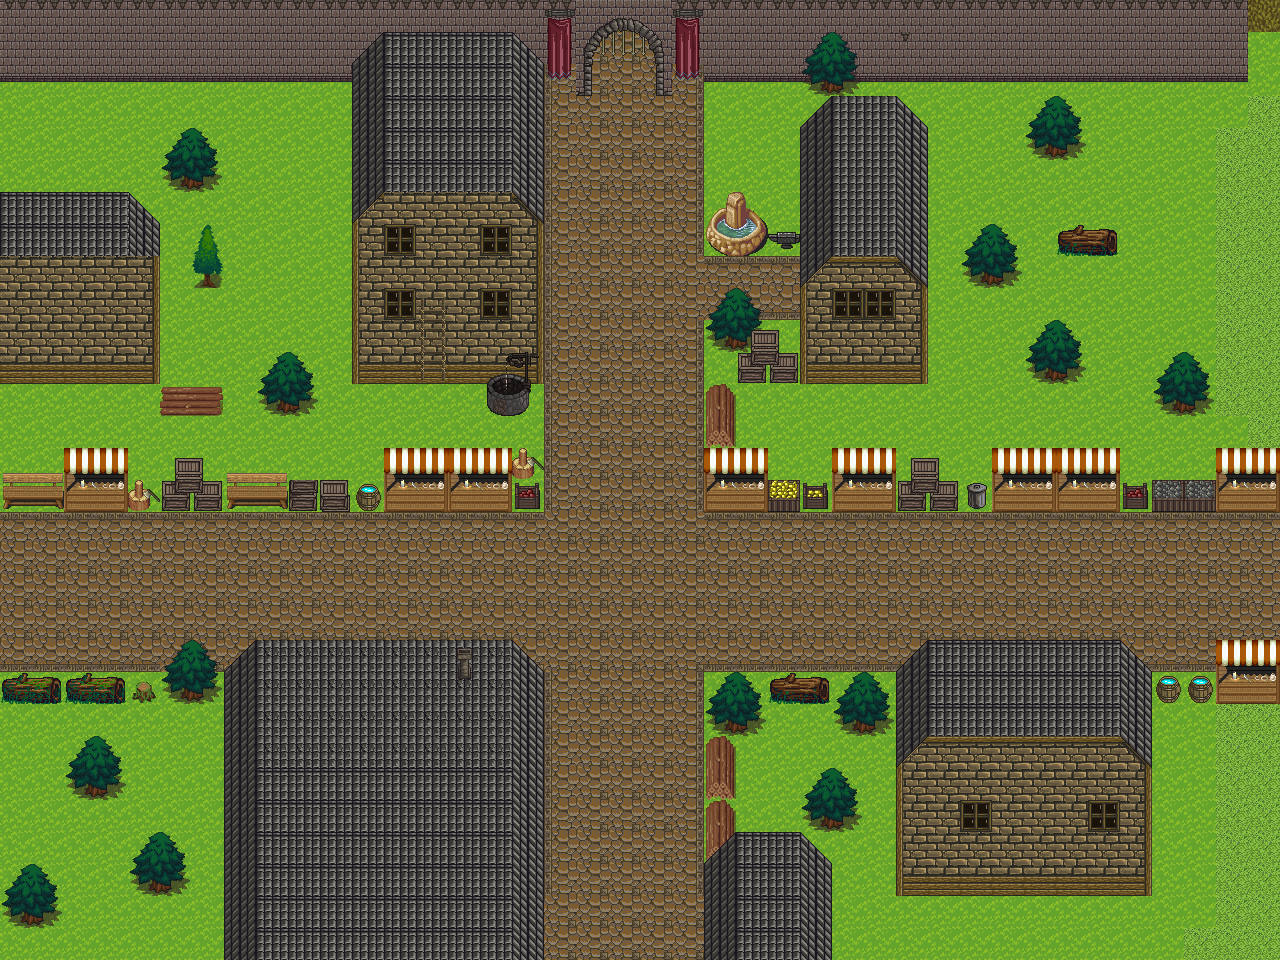

Below is a game level as drawn by its tile map, then a one-line description and the .tmx that defines it (tile-layer data replaced by summaries):
An orthogonal 40x30 tile map with 32x32 px tiles, 3 tile layers (Tile Layer 1, Tile Layer 2, Tile Layer 3), 4 tilesets and 23 objects (2x dummy, 2x position, teleport).

<map version="1.0" orientation="orthogonal" renderorder="right-down" width="40" height="30" tilewidth="32" tileheight="32" nextobjectid="35">
 <properties>
  <property name="battle" value="false" />
  <property name="music" value="Town2.ogg" />
 </properties>
 <tileset firstgid="1" name="Castle" tilewidth="32" tileheight="32" tilecount="256">
  <image source="Castle.png" trans="ff00ff" width="512" height="512" />
 </tileset>
 <tileset firstgid="257" name="terrain" tilewidth="32" tileheight="32" tilecount="1024">
  <image source="terrain.png" trans="ff00ff" width="1024" height="1024" />
 </tileset>
 <tileset firstgid="1281" name="hyptosis_tile-art-batch-1" tilewidth="32" tileheight="32" tilecount="900">
  <image source="hyptosis_tile-art-batch-1.png" trans="ff00ff" width="960" height="960" />
 </tileset>
 <tileset firstgid="2181" name="forest_tiles" tilewidth="32" tileheight="32" tilecount="256">
  <image source="forest_tiles.png" trans="ff00ff" width="512" height="512" />
 </tileset>
 <layer name="Tile Layer 1" width="40" height="30">
  <data>[1200 cells, 1200 non-empty, 19 distinct tile ids]</data>
 </layer>
 <layer name="Tile Layer 2" width="40" height="30">
  <data>[1200 cells, 457 non-empty, 77 distinct tile ids]</data>
 </layer>
 <layer name="Tile Layer 3" width="40" height="30">
  <data>[1200 cells, 233 non-empty, 51 distinct tile ids]</data>
 </layer>
 <objectgroup name="Objects">
  <object id="4" x="0" y="0" width="544" height="512" />
  <object id="5" x="800" y="0" width="480" height="512" />
  <object id="6" x="704" y="192" width="96" height="64" />
  <object id="7" x="704" y="320" width="96" height="192" />
  <object id="8" x="0" y="672" width="544" height="288" />
  <object id="9" x="704" y="672" width="576" height="288" />
  <object id="11" x="544" y="0" width="47" height="96" />
  <object id="13" x="658" y="0" width="46" height="96" />
  <object id="14" x="707" y="3" width="91" height="77" />
  <object id="23" x="160" y="640" width="384" height="32" />
  <object id="24" x="896" y="640" width="256" height="32" />
  <object id="25" x="1216" y="640" width="64" height="32" />
  <object id="26" x="1280" y="512" width="32" height="128" />
  <object id="27" x="-32" y="512" width="32" height="160" />
  <object id="28" x="544" y="960" width="160" height="32" />
  <object id="30" x="0" y="512" width="9" height="160" />
  <object id="31" x="1274" y="512" width="6" height="160" />
  <object id="32" x="544" y="950" width="160" height="10" />
 </objectgroup>
 <objectgroup name="NPC">
  <object id="17" name="dummy" x="0" y="0" width="32" height="32" />
 </objectgroup>
 <objectgroup name="Player">
  <object id="18" name="dummy" x="32" y="0" width="32" height="32" />
 </objectgroup>
 <objectgroup name="Event">
  <object id="20" name="to_worldMap.tmx" type="teleport" x="592" y="64" width="66" height="32">
   <properties>
    <property name="destination" value="world.tmx" />
    <property name="destination_point" value="point_outsideTown" />
   </properties>
  </object>
  <object id="22" name="event_start" type="position" x="608" y="544" width="32" height="32" />
  <object id="34" name="point_entrance" type="position" x="608" y="128" width="32" height="32" />
 </objectgroup>
</map>
